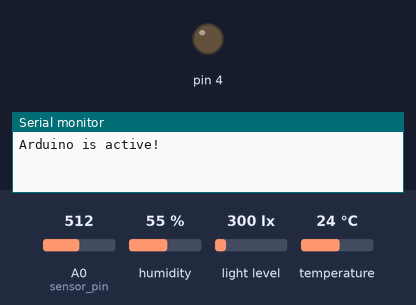
Simulated run of this sketch. Board: Arduino Uno, built with avr-gcc and run on an emulated ATmega328P. On the bench: output pins drawn as LEDs (lit = HIGH), the last lines printed to the serial monitor. The test bench sets the inputs (shaded band); at power-on: A0 (sensor_pin) = 512, humidity 55 %, light level 300 lx, temperature 24 °C.

Above: at 3.2 s.
3.3 s: A0 (sensor_pin) set to 547
6.5 s: A0 (sensor_pin) set to 569
At 10.3 s:
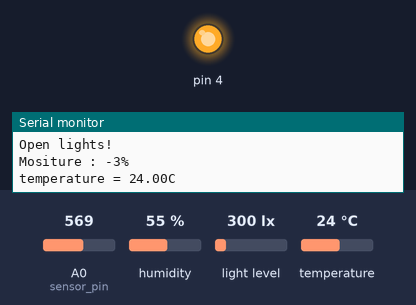
39.9 s: A0 (sensor_pin) set to 716
Timing chart, 0 to 52.5 s (numbered marks = the images above; inputs shaded):
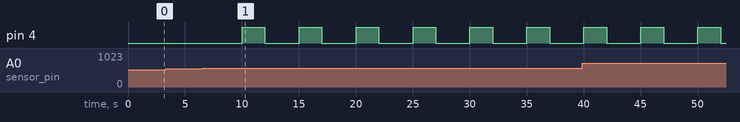

The sketch:

Garden_Code.ino
```cpp
#include <BH1750FVI.h>
#include <timer.h>
#include "dht.h"

#define dht_apin 2 // Analog Pin sensor is connected to
#define defaultTemp 25.00

dht DHT;
int sensor_pin = A0; // Soil Sensor input at Analog PIN A0
int output_value ;
int luxMap;
double temperature;
boolean ReadMoisture = false;
boolean ReadLight = false;
boolean ReadTemp = false;

// Create the Lightsensor instance
BH1750FVI LightSensor(BH1750FVI::k_DevModeContLowRes);
auto timer = timer_create_default();

void setup() {
  // put your setup code here, to run once:
  pinMode(4,OUTPUT);
  Serial.begin(9600);
  LightSensor.begin();
  timer.every(6000, GetSensorLightIntensity);
  timer.every(5000, GetMoisture);
  timer.every(5000, GetTemp);
  Serial.println("Arduino is active!");
  delay(2000);
}

void loop() {
  timer.tick();
  if(ReadMoisture){
    if(output_value < 0){
      digitalWrite(4,HIGH);
      delay(2000);
      digitalWrite(4,LOW);
    }
    else{
      digitalWrite(4,LOW);
   }
   ReadMoisture = false;
  }
  if(ReadLight){
     if(luxMap < 50)
        Serial.println("Open lights!");
     else
        Serial.println("Close lights!");
    ReadLight = false;
  }
  if(ReadTemp){
     if(temperature >= defaultTemp){
        Serial.println("Open Fan!");
     }else{
        Serial.println("Close Fan!");
     }
     ReadTemp = false;
  }
}

void GetTemp(){
  DHT.read11(dht_apin);
  temperature = DHT.temperature;
  Serial.print("temperature = ");
  Serial.print(temperature);
  Serial.println("C  ");
  ReadTemp = true;
}

void GetMoisture(){
   output_value= analogRead(sensor_pin);

   output_value = map(output_value,550,10,0,100);
   Serial.print("Mositure : ");

   Serial.print(output_value);

   Serial.println("%");

   ReadMoisture = true;
}

void GetSensorLightIntensity(){
  uint16_t lux = LightSensor.GetLightIntensity();
  luxMap = map(lux, 0, 1023, 0, 100);

  // in case the sensor value is outside the range seen during calibration
  luxMap = constrain(luxMap, 0, 100);
  Serial.print("Light: ");
  Serial.print(luxMap);
  Serial.println(" %");
  ReadLight = true;
}
```

Measured:
- the behaviour switches between 555 and 556 on A0 (sensor_pin) (found by bisection; images 0 and 1)
- after the input at 6.5 s, pin 4: alternates HIGH for 2.0 s and LOW for 3.0 s, starting after 3.5 s
